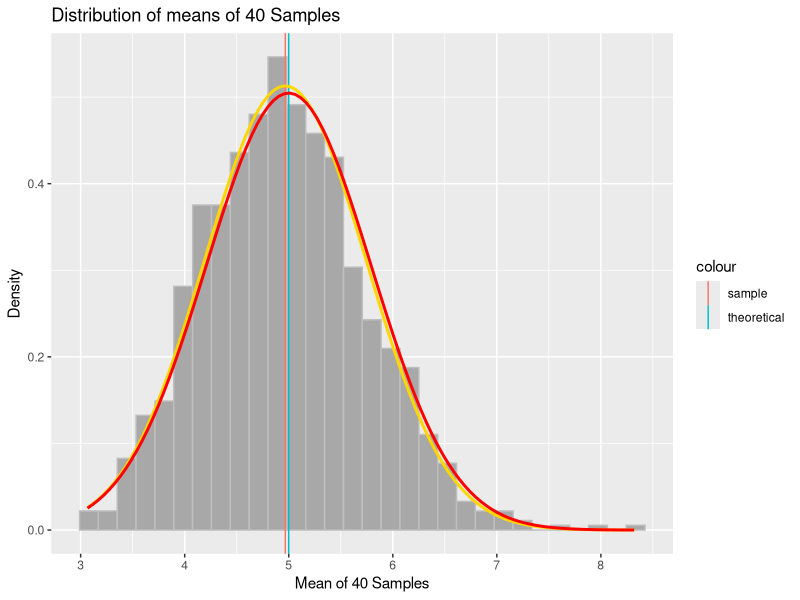

Recreate this plot in R.
## ---- chunk 1
if(!require("knitr")){
  install.packages("knitr")
  library("knitr")
}

if(!require("data.table")){
  install.packages("data.table")
  library("data.table")
}

if(!require("ggplot2")){
  install.packages("ggplot2")
  library("ggplot2")
}

knitr::opts_chunk$set(echo = TRUE)
## ---- chunk 2
set.seed(127)
lambda <- 0.2
n <- 40
sample_size <- 1000
simulated_sample <- replicate(sample_size, rexp(n, lambda))
means_exponentials <- apply(simulated_sample, 2, mean)

## ---- chunk 3
sample_mean <- mean(means_exponentials)
theo_mean <- 1 / lambda
## ---- chunk 4
sample_var <- var(means_exponentials)
theo_var  <- (1 / lambda)^2 / (n) 
sample_sd <- sd(means_exponentials)
theo_sd  <- 1/(lambda * sqrt(n))
## ---- chunk 5

plotdata <- data.frame(means_exponentials)
m <- ggplot(plotdata, aes(x =means_exponentials))
m <- m + geom_histogram(aes(y=..density..), colour="grey",
                        fill = "grey66")
m <- m + labs(title = "Distribution of means of 40 Samples", x = "Mean of 40 Samples", y = "Density")
m <- m + geom_vline(aes(xintercept = sample_mean, colour = "sample"))
m <- m + geom_vline(aes(xintercept = theo_mean, colour = "theoretical"))
m <- m + stat_function(fun = dnorm, args = list(mean = sample_mean, sd = sample_sd), color = "gold1", size = 1.0)
m <- m + stat_function(fun = dnorm, args = list(mean = theo_mean, sd = theo_sd), colour = "red", size = 1.0)
m

## ---- chunk 6
sample_confinterval <- round (mean(means_exponentials) + c(-1,1)*1.96*sd(means_exponentials)/sqrt(n),3)
theo_confinterval <- theo_mean + c(-1,1) * 1.96 * sqrt(theo_var)/sqrt(n)

